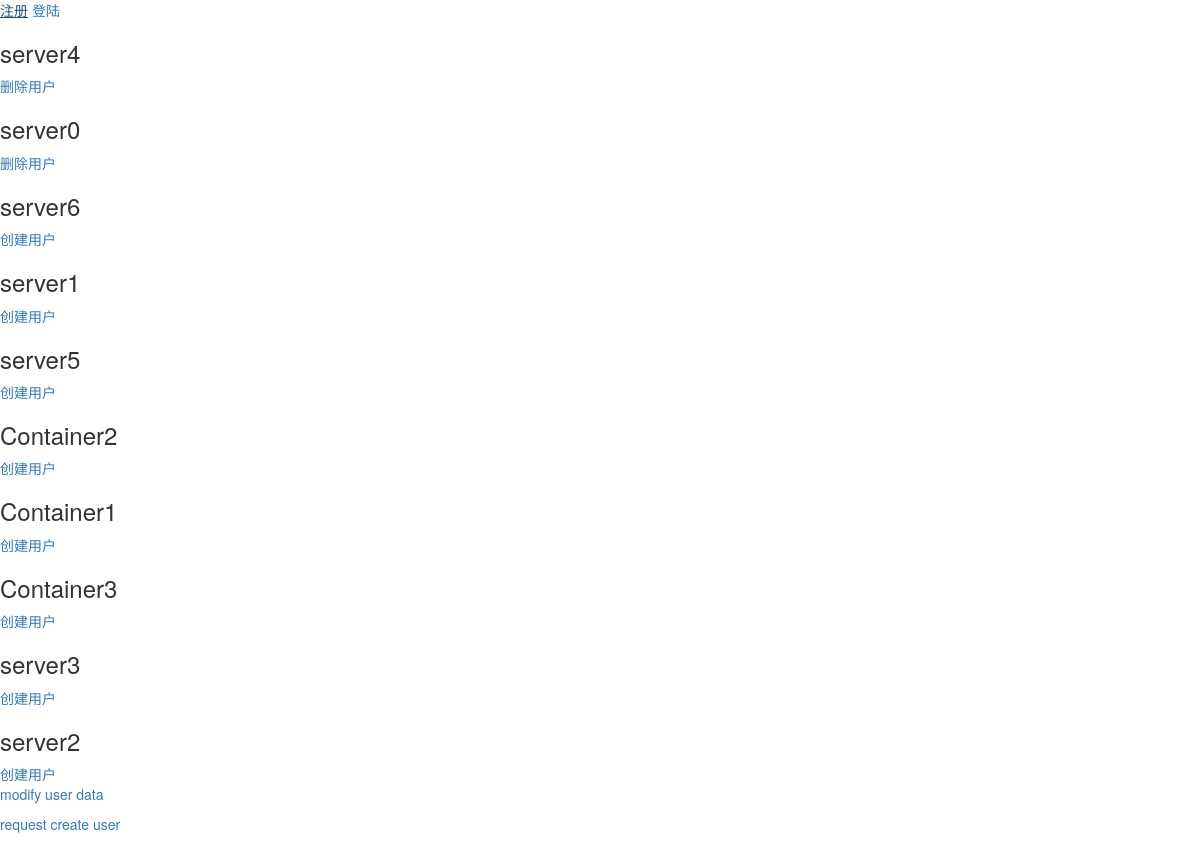
The page /manageServers/ (signed in) on the database its author committed.
### rsm/models.py (models this page shows, shortened)
class server(models.Model):
    hostName = models.CharField(max_length=20, null=False, default='No Name', primary_key=True)
    hostIP = models.GenericIPAddressField()
    hostPort = models.CharField(max_length=5, null=False, default='0')

### rsm/views.py (the view)
# urls.py: path('manageServers/', rsmView.manageServers, name='manageServers'),
@login_required(login_url="/login/")
def manageServers(request):
    allServers = server.objects.values_list('hostName', flat=True)
    usingServers = literal_eval(request.user.profile.serverNum)
    notUsingServers = list(set(allServers) - set(usingServers))
    return render(request, 'manageServers.html', {'usingHosts': usingServers, 'notUsingHosts': notUsingServers})

### templates/manageServers.html
{% extends "base.html" %}
{% load bootstrap3 %}
{% block content %}
    {% for item in usingHosts %}
        <h3>{{ item }}</h3>
        <a href="/deleteUserRequest/{{ item }}/">删除用户</a>
    {% endfor %}
    {% for item in notUsingHosts %}
        <h3>{{ item }}</h3>
        <a href="/createUserRequest/{{ item }}/">创建用户</a>
    {% endfor %}
    <p>
        <a href="/modify/">modify user data</a>
    </p>
    <p>
        <a href="/createUserRequest/">request create user</a>
    </p>
{% endblock %}

### templates/base.html (shortened to what this page needs)
<!doctype html>
<html lang="en">
<head>
    <link rel="stylesheet" href="http://cdn.bootcss.com/bootstrap/3.3.0/css/bootstrap.min.css">
</head>
<body>
<header>
    <a href="/register/">注册</a>
    <a href="/login/">登陆</a>
</header>
{% block content %}
{% endblock %}
</body>
</html>

### rows shown on the page
server: hostName "server4"
server: hostName "server0"
server: hostName "server6"
server: hostName "server1"
server: hostName "server5"
server: hostName "Container2"
server: hostName "Container1"
server: hostName "Container3"
server: hostName "server3"
server: hostName "server2"
